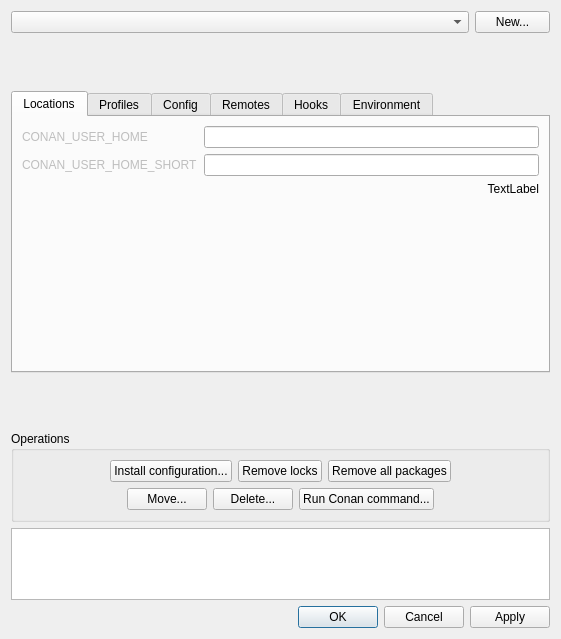
<?xml version="1.0" encoding="UTF-8"?>
<ui version="4.0">
 <class>ManageLocalCaches</class>
 <widget class="QDialog" name="ManageLocalCaches">
  <property name="geometry">
   <rect>
    <x>0</x>
    <y>0</y>
    <width>561</width>
    <height>639</height>
   </rect>
  </property>
  <property name="windowTitle">
   <string>Manage Local Caches</string>
  </property>
  <layout class="QVBoxLayout" name="verticalLayout">
   <item>
    <layout class="QVBoxLayout" name="verticalLayout_5">
     <item>
      <layout class="QHBoxLayout" name="cacheNameLayout">
       <item>
        <widget class="QComboBox" name="local_cache_names">
         <property name="toolTip">
          <string>List of all local caches cruiz is aware of</string>
         </property>
        </widget>
       </item>
       <item>
        <widget class="QPushButton" name="new_local_cache_button">
         <property name="maximumSize">
          <size>
           <width>75</width>
           <height>16777215</height>
          </size>
         </property>
         <property name="toolTip">
          <string>Create a new local cache</string>
         </property>
         <property name="text">
          <string>New...</string>
         </property>
        </widget>
       </item>
      </layout>
     </item>
     <item>
      <spacer name="verticalSpacer_2">
       <property name="orientation">
        <enum>Qt::Vertical</enum>
       </property>
       <property name="sizeHint" stdset="0">
        <size>
         <width>20</width>
         <height>40</height>
        </size>
       </property>
      </spacer>
     </item>
     <item>
      <widget class="QTabWidget" name="localCacheInfo">
       <property name="currentIndex">
        <number>0</number>
       </property>
       <widget class="QWidget" name="locationsTab">
        <attribute name="title">
         <string>Locations</string>
        </attribute>
        <attribute name="toolTip">
         <string>Locations of relevance to the local cache</string>
        </attribute>
        <layout class="QGridLayout" name="gridLayout">
         <item row="2" column="0">
          <spacer name="verticalSpacer_5">
           <property name="orientation">
            <enum>Qt::Vertical</enum>
           </property>
           <property name="sizeHint" stdset="0">
            <size>
             <width>20</width>
             <height>40</height>
            </size>
           </property>
          </spacer>
         </item>
         <item row="0" column="0">
          <layout class="QGridLayout" name="locationsLayout">
           <item row="1" column="0">
            <widget class="QLabel" name="loc_conan_user_home_short_label">
             <property name="enabled">
              <bool>false</bool>
             </property>
             <property name="text">
              <string>CONAN_USER_HOME_SHORT</string>
             </property>
            </widget>
           </item>
           <item row="0" column="0">
            <widget class="QLabel" name="label_5">
             <property name="enabled">
              <bool>false</bool>
             </property>
             <property name="text">
              <string>CONAN_USER_HOME</string>
             </property>
            </widget>
           </item>
           <item row="0" column="1">
            <widget class="QLineEdit" name="conan_user_home"/>
           </item>
           <item row="1" column="1">
            <widget class="QLineEdit" name="conan_user_home_short"/>
           </item>
          </layout>
         </item>
         <item row="1" column="0">
          <widget class="QLabel" name="localCacheRecipeCount">
           <property name="toolTip">
            <string>Number of recipes in cruiz associated with this cache.  A cache can only be deleted when there are no recipe associations.</string>
           </property>
           <property name="text">
            <string>TextLabel</string>
           </property>
           <property name="alignment">
            <set>Qt::AlignRight|Qt::AlignTrailing|Qt::AlignVCenter</set>
           </property>
          </widget>
         </item>
        </layout>
       </widget>
       <widget class="QWidget" name="profilesTab">
        <attribute name="title">
         <string>Profiles</string>
        </attribute>
        <attribute name="toolTip">
         <string>Extra directories to search for profiles (other than in the cache itself), and filenames of profiles that are visible to the cache.</string>
        </attribute>
        <layout class="QVBoxLayout" name="verticalLayout_7">
         <item>
          <layout class="QVBoxLayout" name="verticalLayout_6">
           <property name="spacing">
            <number>0</number>
           </property>
           <item>
            <widget class="QGroupBox" name="groupBox_2">
             <property name="title">
              <string>Available profiles</string>
             </property>
             <layout class="QVBoxLayout" name="verticalLayout_3">
              <property name="spacing">
               <number>0</number>
              </property>
              <property name="leftMargin">
               <number>2</number>
              </property>
              <property name="topMargin">
               <number>2</number>
              </property>
              <property name="rightMargin">
               <number>2</number>
              </property>
              <property name="bottomMargin">
               <number>2</number>
              </property>
              <item>
               <widget class="QListWidget" name="profilesList">
                <property name="sizeAdjustPolicy">
                 <enum>QAbstractScrollArea::AdjustToContents</enum>
                </property>
               </widget>
              </item>
             </layout>
            </widget>
           </item>
           <item>
            <widget class="QGroupBox" name="groupBox">
             <property name="title">
              <string>Extra profile directories</string>
             </property>
             <layout class="QVBoxLayout" name="verticalLayout_4">
              <property name="spacing">
               <number>0</number>
              </property>
              <property name="leftMargin">
               <number>2</number>
              </property>
              <property name="topMargin">
               <number>2</number>
              </property>
              <property name="rightMargin">
               <number>2</number>
              </property>
              <property name="bottomMargin">
               <number>2</number>
              </property>
              <item>
               <layout class="QHBoxLayout" name="horizontalLayout_5">
                <property name="spacing">
                 <number>0</number>
                </property>
                <item>
                 <widget class="KeyValueTable" name="profilesTable">
                  <property name="sizeAdjustPolicy">
                   <enum>QAbstractScrollArea::AdjustToContents</enum>
                  </property>
                  <property name="editTriggers">
                   <set>QAbstractItemView::NoEditTriggers</set>
                  </property>
                  <property name="alternatingRowColors">
                   <bool>true</bool>
                  </property>
                  <property name="selectionMode">
                   <enum>QAbstractItemView::SingleSelection</enum>
                  </property>
                  <property name="selectionBehavior">
                   <enum>QAbstractItemView::SelectRows</enum>
                  </property>
                  <attribute name="horizontalHeaderStretchLastSection">
                   <bool>true</bool>
                  </attribute>
                  <attribute name="verticalHeaderVisible">
                   <bool>false</bool>
                  </attribute>
                  <column>
                   <property name="text">
                    <string>Name</string>
                   </property>
                  </column>
                  <column>
                   <property name="text">
                    <string>Directory</string>
                   </property>
                  </column>
                 </widget>
                </item>
                <item>
                 <widget class="QDialogButtonBox" name="profilesTableButtons">
                  <property name="orientation">
                   <enum>Qt::Vertical</enum>
                  </property>
                  <property name="standardButtons">
                   <set>QDialogButtonBox::Close|QDialogButtonBox::Open</set>
                  </property>
                 </widget>
                </item>
               </layout>
              </item>
             </layout>
            </widget>
           </item>
          </layout>
         </item>
        </layout>
       </widget>
       <widget class="QWidget" name="configTab">
        <attribute name="title">
         <string>Config</string>
        </attribute>
        <attribute name="toolTip">
         <string>Current cache configuration state</string>
        </attribute>
        <layout class="QVBoxLayout" name="verticalLayout_9">
         <item>
          <widget class="QCheckBox" name="configPrintRunCommands">
           <property name="text">
            <string>Print run commands</string>
           </property>
          </widget>
         </item>
         <item>
          <widget class="QCheckBox" name="configRevisions">
           <property name="text">
            <string>Revisions</string>
           </property>
          </widget>
         </item>
         <item>
          <spacer name="verticalSpacer_8">
           <property name="orientation">
            <enum>Qt::Vertical</enum>
           </property>
           <property name="sizeHint" stdset="0">
            <size>
             <width>20</width>
             <height>40</height>
            </size>
           </property>
          </spacer>
         </item>
        </layout>
       </widget>
       <widget class="QWidget" name="remotesTab">
        <attribute name="title">
         <string>Remotes</string>
        </attribute>
        <attribute name="toolTip">
         <string>Remotes used to search for package installs by this cache</string>
        </attribute>
        <layout class="QVBoxLayout" name="verticalLayout_10">
         <item>
          <layout class="QHBoxLayout" name="horizontalLayout_3">
           <property name="spacing">
            <number>0</number>
           </property>
           <item>
            <widget class="RemotesTable" name="remotesTable">
             <property name="sizeAdjustPolicy">
              <enum>QAbstractScrollArea::AdjustToContents</enum>
             </property>
             <property name="editTriggers">
              <set>QAbstractItemView::NoEditTriggers</set>
             </property>
             <property name="dragDropOverwriteMode">
              <bool>false</bool>
             </property>
             <property name="dragDropMode">
              <enum>QAbstractItemView::InternalMove</enum>
             </property>
             <property name="defaultDropAction">
              <enum>Qt::MoveAction</enum>
             </property>
             <property name="alternatingRowColors">
              <bool>true</bool>
             </property>
             <property name="selectionMode">
              <enum>QAbstractItemView::SingleSelection</enum>
             </property>
             <property name="selectionBehavior">
              <enum>QAbstractItemView::SelectRows</enum>
             </property>
             <attribute name="horizontalHeaderStretchLastSection">
              <bool>true</bool>
             </attribute>
             <attribute name="verticalHeaderVisible">
              <bool>false</bool>
             </attribute>
             <attribute name="verticalHeaderStretchLastSection">
              <bool>false</bool>
             </attribute>
             <column>
              <property name="text">
               <string>Enabled</string>
              </property>
             </column>
             <column>
              <property name="text">
               <string>Name</string>
              </property>
             </column>
             <column>
              <property name="text">
               <string>Url</string>
              </property>
             </column>
            </widget>
           </item>
           <item>
            <widget class="QDialogButtonBox" name="remotesTableButtons">
             <property name="orientation">
              <enum>Qt::Vertical</enum>
             </property>
             <property name="standardButtons">
              <set>QDialogButtonBox::Close|QDialogButtonBox::Open</set>
             </property>
            </widget>
           </item>
          </layout>
         </item>
        </layout>
       </widget>
       <widget class="QWidget" name="hooksTab">
        <attribute name="title">
         <string>Hooks</string>
        </attribute>
        <attribute name="toolTip">
         <string>Hooks and their status used by commands in this cache</string>
        </attribute>
        <layout class="QVBoxLayout" name="verticalLayout_11">
         <item>
          <layout class="QVBoxLayout" name="hooksLayout">
           <property name="spacing">
            <number>0</number>
           </property>
           <item>
            <widget class="QTableWidget" name="hooksTable">
             <property name="sizeAdjustPolicy">
              <enum>QAbstractScrollArea::AdjustToContents</enum>
             </property>
             <property name="editTriggers">
              <set>QAbstractItemView::NoEditTriggers</set>
             </property>
             <property name="alternatingRowColors">
              <bool>true</bool>
             </property>
             <property name="selectionMode">
              <enum>QAbstractItemView::SingleSelection</enum>
             </property>
             <property name="selectionBehavior">
              <enum>QAbstractItemView::SelectRows</enum>
             </property>
             <attribute name="horizontalHeaderStretchLastSection">
              <bool>true</bool>
             </attribute>
             <attribute name="verticalHeaderVisible">
              <bool>false</bool>
             </attribute>
             <attribute name="verticalHeaderStretchLastSection">
              <bool>false</bool>
             </attribute>
             <column>
              <property name="text">
               <string>Enabled</string>
              </property>
             </column>
             <column>
              <property name="text">
               <string>Path</string>
              </property>
             </column>
            </widget>
           </item>
          </layout>
         </item>
        </layout>
       </widget>
       <widget class="QWidget" name="environmentTab">
        <attribute name="title">
         <string>Environment</string>
        </attribute>
        <attribute name="toolTip">
         <string>Environment variables applied to conan commands in this cache</string>
        </attribute>
        <layout class="QVBoxLayout" name="verticalLayout_12">
         <item>
          <widget class="QGroupBox" name="groupBox_3">
           <property name="title">
            <string>Additions</string>
           </property>
           <layout class="QHBoxLayout" name="horizontalLayout_4">
            <property name="spacing">
             <number>0</number>
            </property>
            <property name="leftMargin">
             <number>0</number>
            </property>
            <property name="topMargin">
             <number>0</number>
            </property>
            <property name="rightMargin">
             <number>0</number>
            </property>
            <property name="bottomMargin">
             <number>0</number>
            </property>
            <item>
             <widget class="KeyValueTable" name="envTable">
              <property name="sizeAdjustPolicy">
               <enum>QAbstractScrollArea::AdjustToContents</enum>
              </property>
              <property name="editTriggers">
               <set>QAbstractItemView::DoubleClicked</set>
              </property>
              <property name="alternatingRowColors">
               <bool>true</bool>
              </property>
              <property name="selectionMode">
               <enum>QAbstractItemView::SingleSelection</enum>
              </property>
              <property name="selectionBehavior">
               <enum>QAbstractItemView::SelectRows</enum>
              </property>
              <attribute name="horizontalHeaderStretchLastSection">
               <bool>true</bool>
              </attribute>
              <attribute name="verticalHeaderVisible">
               <bool>false</bool>
              </attribute>
              <column>
               <property name="text">
                <string>Name</string>
               </property>
              </column>
              <column>
               <property name="text">
                <string>Value</string>
               </property>
              </column>
             </widget>
            </item>
            <item>
             <widget class="QDialogButtonBox" name="envTableButtons">
              <property name="orientation">
               <enum>Qt::Vertical</enum>
              </property>
              <property name="standardButtons">
               <set>QDialogButtonBox::Close|QDialogButtonBox::Open</set>
              </property>
             </widget>
            </item>
           </layout>
          </widget>
         </item>
         <item>
          <widget class="QGroupBox" name="groupBox_4">
           <property name="title">
            <string>Removals</string>
           </property>
           <layout class="QHBoxLayout" name="horizontalLayout_6">
            <property name="spacing">
             <number>0</number>
            </property>
            <property name="leftMargin">
             <number>0</number>
            </property>
            <property name="topMargin">
             <number>0</number>
            </property>
            <property name="rightMargin">
             <number>0</number>
            </property>
            <property name="bottomMargin">
             <number>0</number>
            </property>
            <item>
             <widget class="QListWidget" name="envRemoveList">
              <property name="sizeAdjustPolicy">
               <enum>QAbstractScrollArea::AdjustToContents</enum>
              </property>
              <property name="editTriggers">
               <set>QAbstractItemView::DoubleClicked</set>
              </property>
              <property name="alternatingRowColors">
               <bool>true</bool>
              </property>
              <property name="selectionMode">
               <enum>QAbstractItemView::SingleSelection</enum>
              </property>
              <property name="selectionBehavior">
               <enum>QAbstractItemView::SelectRows</enum>
              </property>
             </widget>
            </item>
            <item>
             <widget class="QDialogButtonBox" name="envRemoveButtons">
              <property name="orientation">
               <enum>Qt::Vertical</enum>
              </property>
              <property name="standardButtons">
               <set>QDialogButtonBox::Close|QDialogButtonBox::Open</set>
              </property>
             </widget>
            </item>
           </layout>
          </widget>
         </item>
         <item>
          <spacer name="verticalSpacer">
           <property name="orientation">
            <enum>Qt::Vertical</enum>
           </property>
           <property name="sizeHint" stdset="0">
            <size>
             <width>20</width>
             <height>40</height>
            </size>
           </property>
          </spacer>
         </item>
        </layout>
       </widget>
      </widget>
     </item>
     <item>
      <spacer name="verticalSpacer_3">
       <property name="orientation">
        <enum>Qt::Vertical</enum>
       </property>
       <property name="sizeHint" stdset="0">
        <size>
         <width>20</width>
         <height>40</height>
        </size>
       </property>
      </spacer>
     </item>
     <item>
      <widget class="QGroupBox" name="operationsBox">
       <property name="title">
        <string>Operations</string>
       </property>
       <property name="flat">
        <bool>false</bool>
       </property>
       <layout class="QVBoxLayout" name="verticalLayout_2">
        <item>
         <layout class="QHBoxLayout" name="horizontalLayout_2">
          <item>
           <spacer name="horizontalSpacer_3">
            <property name="orientation">
             <enum>Qt::Horizontal</enum>
            </property>
            <property name="sizeHint" stdset="0">
             <size>
              <width>40</width>
              <height>20</height>
             </size>
            </property>
           </spacer>
          </item>
          <item>
           <widget class="QPushButton" name="operations_installConfigButton">
            <property name="toolTip">
             <string>Install an external configuration onto the local cache</string>
            </property>
            <property name="text">
             <string>Install configuration...</string>
            </property>
           </widget>
          </item>
          <item>
           <widget class="QPushButton" name="operations_removeLocksButton">
            <property name="toolTip">
             <string>Remove all locks from within the local cache which may otherwise block some commands</string>
            </property>
            <property name="text">
             <string>Remove locks</string>
            </property>
           </widget>
          </item>
          <item>
           <widget class="QPushButton" name="operations_removeAllPackagesButton">
            <property name="toolTip">
             <string>Remove all installed packages from the local cache</string>
            </property>
            <property name="text">
             <string>Remove all packages</string>
            </property>
           </widget>
          </item>
          <item>
           <spacer name="horizontalSpacer_2">
            <property name="orientation">
             <enum>Qt::Horizontal</enum>
            </property>
            <property name="sizeHint" stdset="0">
             <size>
              <width>40</width>
              <height>20</height>
             </size>
            </property>
           </spacer>
          </item>
         </layout>
        </item>
        <item>
         <layout class="QHBoxLayout" name="horizontalLayout">
          <item>
           <spacer name="horizontalSpacer_4">
            <property name="orientation">
             <enum>Qt::Horizontal</enum>
            </property>
            <property name="sizeHint" stdset="0">
             <size>
              <width>40</width>
              <height>20</height>
             </size>
            </property>
           </spacer>
          </item>
          <item>
           <widget class="QPushButton" name="moveCacheButton">
            <property name="toolTip">
             <string>Move the location of the local cache</string>
            </property>
            <property name="text">
             <string>Move...</string>
            </property>
           </widget>
          </item>
          <item>
           <widget class="QPushButton" name="deleteCacheButton">
            <property name="toolTip">
             <string>Delete the local cache, from disk and from cruiz</string>
            </property>
            <property name="text">
             <string>Delete...</string>
            </property>
           </widget>
          </item>
          <item>
           <widget class="QPushButton" name="runConanCommandButton">
            <property name="text">
             <string>Run Conan command...</string>
            </property>
           </widget>
          </item>
          <item>
           <spacer name="horizontalSpacer_5">
            <property name="orientation">
             <enum>Qt::Horizontal</enum>
            </property>
            <property name="sizeHint" stdset="0">
             <size>
              <width>40</width>
              <height>20</height>
             </size>
            </property>
           </spacer>
          </item>
         </layout>
        </item>
       </layout>
      </widget>
     </item>
     <item>
      <widget class="QPlainTextEdit" name="localCacheLog">
       <property name="contextMenuPolicy">
        <enum>Qt::CustomContextMenu</enum>
       </property>
       <property name="sizeAdjustPolicy">
        <enum>QAbstractScrollArea::AdjustToContents</enum>
       </property>
       <property name="undoRedoEnabled">
        <bool>false</bool>
       </property>
       <property name="readOnly">
        <bool>true</bool>
       </property>
      </widget>
     </item>
     <item>
      <widget class="QDialogButtonBox" name="buttonBox">
       <property name="orientation">
        <enum>Qt::Horizontal</enum>
       </property>
       <property name="standardButtons">
        <set>QDialogButtonBox::Apply|QDialogButtonBox::Cancel|QDialogButtonBox::Ok</set>
       </property>
      </widget>
     </item>
    </layout>
   </item>
  </layout>
 </widget>
 <customwidgets>
  <customwidget>
   <class>RemotesTable</class>
   <extends>QTableWidget</extends>
   <header>cruiz/manage_local_cache/widgets/remotestable.h</header>
  </customwidget>
  <customwidget>
   <class>KeyValueTable</class>
   <extends>QTableWidget</extends>
   <header>cruiz/manage_local_cache/widgets/keyvaluetable.h</header>
  </customwidget>
 </customwidgets>
 <resources/>
 <connections>
  <connection>
   <sender>buttonBox</sender>
   <signal>accepted()</signal>
   <receiver>ManageLocalCaches</receiver>
   <slot>accept()</slot>
   <hints>
    <hint type="sourcelabel">
     <x>224</x>
     <y>216</y>
    </hint>
    <hint type="destinationlabel">
     <x>157</x>
     <y>237</y>
    </hint>
   </hints>
  </connection>
  <connection>
   <sender>buttonBox</sender>
   <signal>rejected()</signal>
   <receiver>ManageLocalCaches</receiver>
   <slot>reject()</slot>
   <hints>
    <hint type="sourcelabel">
     <x>292</x>
     <y>222</y>
    </hint>
    <hint type="destinationlabel">
     <x>286</x>
     <y>237</y>
    </hint>
   </hints>
  </connection>
 </connections>
</ui>
